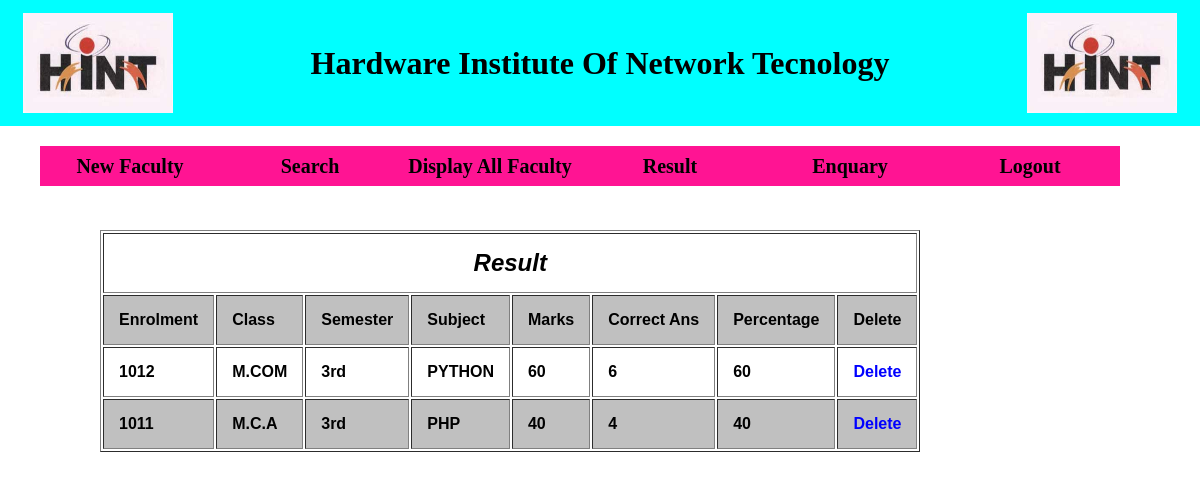
The app's page /s_result.php (signed in) with its own data.
### tables this page shows
CREATE TABLE `result` (
  `result_id` int(11) NOT NULL,
  `s_id` varchar(50) NOT NULL,
  `cor` varchar(45) NOT NULL,
  `class` varchar(30) NOT NULL,
  `sem` varchar(30) NOT NULL,
  `marks` int(11) NOT NULL,
  `subject` varchar(40) NOT NULL,
  `per` varchar(50) NOT NULL
);

### s_result.php (the view, shortened to what this page needs)
<?php
     if($_SESSION['u_id']==true)
     {
      include"amity.php";
      include"admin.php";
      include"mysql.php";
	  $s="select * from result order by result_id desc";
	  $rs=mysqli_query($con,$s);
	  echo"<div class=cla><br>";
	  echo"<div class=h2><table cellpadding=15 align=center border=1 bgcolor=white>";
	  echo"<tr><td colspan=8 align=center><font size=5><b><i>Result";
	  echo"<tr><td>Enrolment<td>Class<td>Semester<td>Subject<td>Marks<td>Correct Ans<td>Percentage<td>Delete";
	  while($r=mysqli_fetch_array($rs))
	  {
		 echo"<tr><td>".$r[1];
		 echo"<td>".$r[3];
		 echo"<td>".$r[4];
		 echo"<td>".$r[6];
		 echo"<td>".$r[5];
		 echo"<td>".$r[2];
		 echo"<td>".$r[7];
		 echo"<td><a href='#' onclick=ab('".$r[0]."')><div class=delete>Delete</div></a>";
	  }
   }
   else
   {
    	header("Location:home.php");
    }
?>
<html>
<head>
<link rel="stylesheet" type="text/css" href="my.css">
</head>
<body>
</body>
</html>

### my.css (style rules this page uses)
body { background-image:url(""); background-color:; background-size:cover; color:white; font-family:bold; }
* { font-weight: bold; color: black; margin: 0px; }

### admin.php (style rules this page uses)
* { text-decoration:none; }

### s_result.php (style rules this page uses)
.h2 { margin-top:50px; padding:%; margin-left:1px; background-color: ; font-family: sans-serif; font-weight: bold; margin-left:100px; margin-bottom: 100px; }
.cla table tr:nth-child(even) { background: silver; }
.delete { color:blue; }

### records on screen
result: s "1012", class "M.COM", sem "3rd", subject "PYTHON", marks "60", cor "6", per "60"
result: s "1011", class "M.C.A", sem "3rd", subject "PHP", marks "40", cor "4", per "40"
